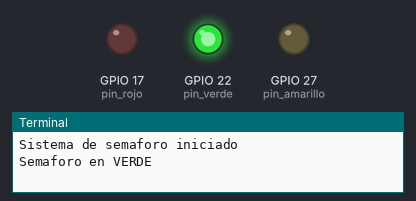
Recording of a program running on a simulated Raspberry Pi (BCM pin numbers). On the bench: output pins drawn as LEDs (lit = HIGH), the last lines printed to the terminal.

Above: at 2.5 s.
At 6.0 s:
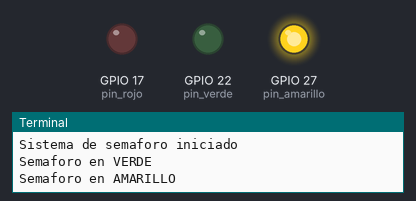
At 9.5 s:
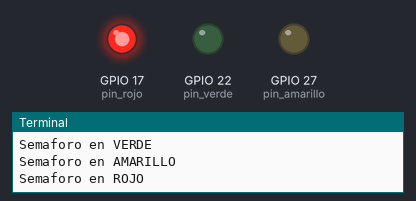
Timing chart, 0 to 15.6 s (numbered marks = the images above):
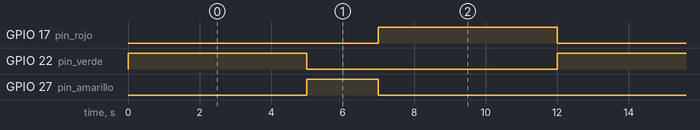

Measured:
- by itself, GPIO 17 (pin_rojo), GPIO 22 (pin_verde): alternates HIGH for 5.0 s and LOW for 7.0 s
- by itself, GPIO 27 (pin_amarillo): alternates HIGH for 2.0 s and LOW for 10.0 s
- by itself, everything shown: repeats every 12.0 s, in 3 steps

The program:

ejercicio2.py
```python
# =====================================================================================
#  Bienvenidos a Sys On Chip
# =====================================================================================
#  Ejercicio No. 2 – Semaforo vehicular con Raspberry Pi
#
#  Descripcion general:
#  Este programa implementa un semaforo vehicular simple utilizando
#  tres pines GPIO de la Raspberry Pi.
#
#  El objetivo del ejercicio es aprender a controlar multiples salidas
#  digitales y construir una secuencia de estados utilizando retardos
#  de tiempo.
#
#  En este ejercicio aprenderemos:
#
#   1) Como controlar multiples pines GPIO.
#   2) Como estructurar un sistema basado en estados simples.
#   3) Como utilizar retardos para generar secuencias de control.
#   4) Como organizar codigo de sistemas embebidos en Python.
#
#  Secuencia de funcionamiento:
#
#      VERDE  → AMARILLO → ROJO → VERDE
#
#  Tiempos de cada estado:
#
#      Verde     : 5 segundos
#      Amarillo  : 2 segundos
#      Rojo      : 5 segundos
#
# =====================================================================================


# -------------------------------------------------------------------------------------
# Importacion de librerias
# -------------------------------------------------------------------------------------

import RPi.GPIO as GPIO
import time


# -------------------------------------------------------------------------------------
# Definicion de pines
# -------------------------------------------------------------------------------------

pin_rojo = 17
pin_amarillo = 27
pin_verde = 22


# -------------------------------------------------------------------------------------
# Definicion de tiempos (segundos)
# -------------------------------------------------------------------------------------

tiempo_verde = 5
tiempo_amarillo = 2
tiempo_rojo = 5


# -------------------------------------------------------------------------------------
# Configuracion inicial del sistema GPIO
# -------------------------------------------------------------------------------------

GPIO.setmode(GPIO.BCM)

GPIO.setup(pin_verde, GPIO.OUT)
GPIO.setup(pin_amarillo, GPIO.OUT)
GPIO.setup(pin_rojo, GPIO.OUT)


# -------------------------------------------------------------------------------------
# Bucle principal del programa
# -------------------------------------------------------------------------------------

print("Sistema de semaforo iniciado")


try:

    while True:

        # =====================================================
        # ESTADO VERDE
        # =====================================================

        print("Semaforo en VERDE")

        GPIO.output(pin_verde, GPIO.HIGH)
        GPIO.output(pin_amarillo, GPIO.LOW)
        GPIO.output(pin_rojo, GPIO.LOW)

        time.sleep(tiempo_verde)


        # =====================================================
        # ESTADO AMARILLO
        # =====================================================

        print("Semaforo en AMARILLO")

        GPIO.output(pin_verde, GPIO.LOW)
        GPIO.output(pin_amarillo, GPIO.HIGH)
        GPIO.output(pin_rojo, GPIO.LOW)

        time.sleep(tiempo_amarillo)


        # =====================================================
        # ESTADO ROJO
        # =====================================================

        print("Semaforo en ROJO")

        GPIO.output(pin_verde, GPIO.LOW)
        GPIO.output(pin_amarillo, GPIO.LOW)
        GPIO.output(pin_rojo, GPIO.HIGH)

        time.sleep(tiempo_rojo)


# -------------------------------------------------------------------------------------
# Manejo de interrupcion por teclado
# -------------------------------------------------------------------------------------

except KeyboardInterrupt:

    print("\nInterrupcion detectada. Finalizando programa...")


# -------------------------------------------------------------------------------------
# Liberacion de recursos GPIO
# -------------------------------------------------------------------------------------

finally:

    GPIO.cleanup()

    print("GPIO liberado correctamente")
    print("Programa finalizado")
```
